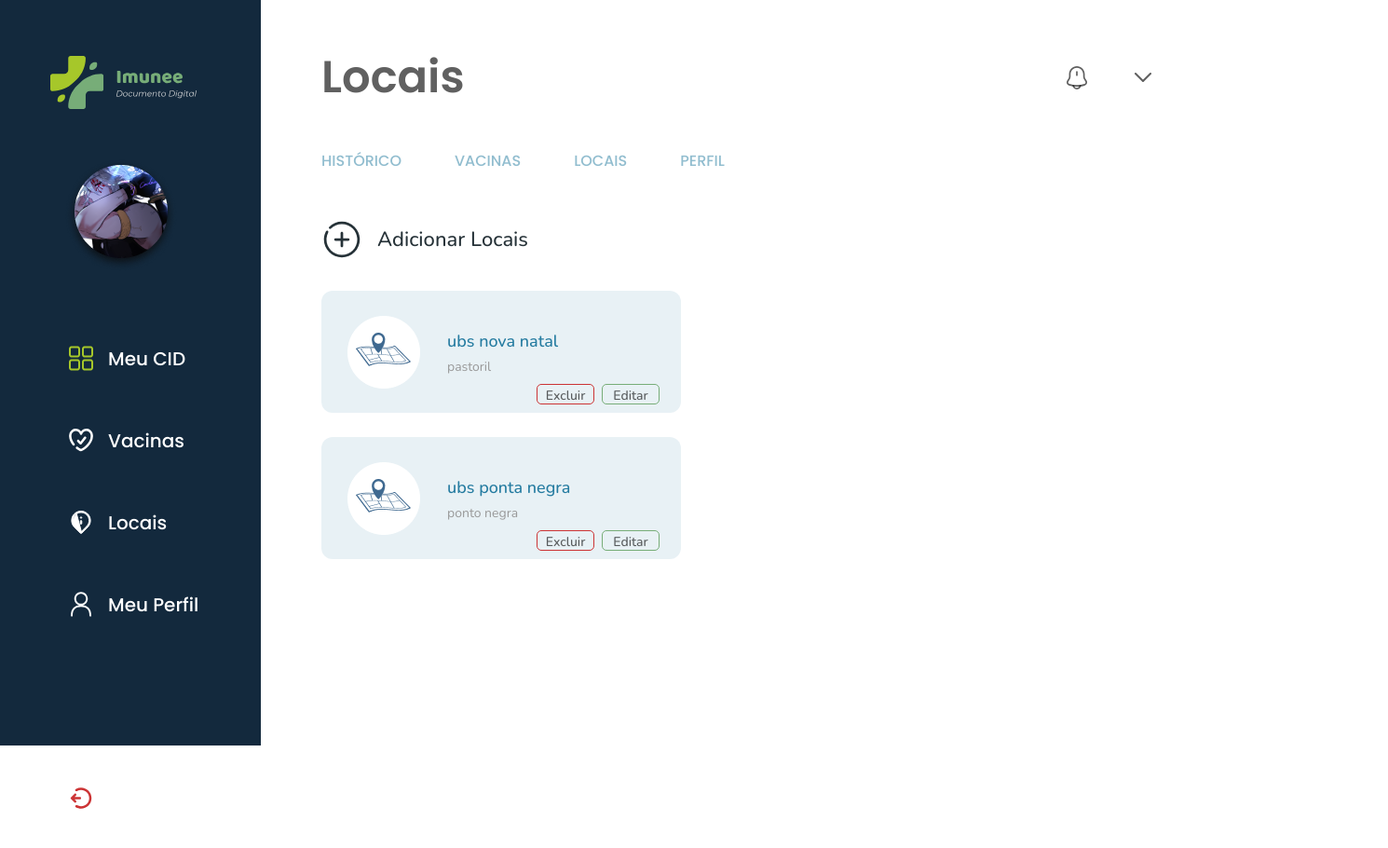
Page /locais on the committed database.
### models.py (models this page shows, shortened)
class Local(db.Model):
  __tablename__="local"
  id = db.Column(db.Integer, primary_key = True)
  nome_local = db.Column(db.String(100))
  endereco = db.Column(db.String(100))

### main.py (the view)
@app.route('/locais')
def locais():
  local = Local.query.all()
  return render_template('local.html', local=local)

### templates/local.html (shortened to what this page needs)
<!DOCTYPE html>
<html lang="pt-br">
<head>
    <link rel="stylesheet" href="/static/css/locaisCa.css">
</head>
<body>
  {%extends 'menu.html'%}
  {%block conteudo%}
    <main class="container">
        <section class="cima">
            <h1>Locais</h1>
            <div class="direita">
                <img src="/static/assets/img/notification.svg" alt="icone de notificações">
                <img src="/static/assets/img/seta.svg" alt="icone de seta">
            </div>
            <nav class="ancoras">
                <ul>
                    <li class="item"><a href="/dashboard">Histórico</a></li>
                    <li class="item"><a href="/vacinas">Vacinas</a></li>
                    <li class="item"><a href="/locais">Locais</a></li>
                    <li class="item"><a href="#">Perfil</a></li>
        </section>
        <a class="adicionar" href="/calocais"><img src="/static/assets/img/adicionar.svg" alt="icone de adicionar">Adicionar Locais</a>
        <section class="baixo-box">
            <div class= "local">
                {% for l in local %}
                    <div class="locais">
                        <img src="/static/assets/img/local.png" alt="imagem de local">
                        <span class="nome">{{l.nome_local}}</span>
                        <span class="endereco">{{l.endereco}}</span>
                        <a class= 'excluir' href="/local/delete/{{l.id}}">Excluir</a>
                        <a class= 'editar'href="/local/update/{{l.id}}">Editar</a>
                    </div>
                {% endfor %}
            </div>
        </section>
    </main>
  {%endblock%}

### static/css/locaisCa.css (style rules this page uses)
* { padding: 0; margin: 0; }
body { font-family: 'Nunito', sans-serif; font-family: 'Poppins', sans-serif; color: rgba(255, 255, 255, 0.8); }
.container { position: absolute; width: 1135px; height: 976px; left: 280px; top: 0px; }
.cima > h1 { position: relative; top: 71px; left: 65px; font-family: Poppins; font-size: 48px; font-style: normal; font-weight: 600; line-height: 24px; color: rgba(11, 11, 11, 0.65); }
.cima .direita { position: relative; top: 43px; left: 865px; display: inline-flex; justify-content: center; align-items: center; gap: 22px; }
.ancoras > ul { position: relative; top: 100px; left: 65px; display: inline-flex; align-items: flex-start; list-style: none; flex-direction :row; gap: 37px; width: 100%; }
.ancoras > ul li { list-style: none; display: inline-block; }
.ancoras > ul li a { font-size: 16px; line-height: 24px; font-weight: 500; text-decoration: none; text-transform: uppercase; padding-right: 20px; color: rgba(36, 123, 160, 0.5); position: relative; }
.ancoras > ul li a::after { content: ""; width: 0px; height: 3px; background-color: #247BA0; position: absolute; top: 20px; left: 0; transition: width 0.5s; }
.container > .adicionar { position: relative; top: 150px; left: 65px; display: inline-flex; align-items: center; gap: 16px; color: #263238; font-family: Nunito; font-size: 22px; font-style: normal; font-weight: 500; line-height: 24px; text-decoration: none; }
.baixo-box { position: absolute; }
.local { height: 0px; width: 0px; }
.locais { position: relative; top: 150px; left: 65px; width: 386px; height: 131px; border-radius: 12px; background: rgba(36, 123, 160, 0.10); transition: ease-in-out 0.2s; display: inline-block; margin-top: 26px; }
.locais > img { position: relative; top: 27px; left: 28px; }
.locais .nome { position: absolute; top: 42px; left: 135px; color: #247BA0; font-family: Nunito; font-size: 18px; font-style: normal; font-weight: 500; line-height: 24px; }
.locais .endereco { position: absolute; top: 70px; left: 135px; color: #999; font-family: Nunito; font-size: 14px; font-style: normal; font-weight: 400; line-height: 24px; }
.locais .excluir { position: absolute; top: 100px; left: 231px; width: 60px; height: 20px; border-radius: 5px; border: 1px solid #CC3334; color: rgba(11, 11, 11, 0.65); font-family: Nunito; font-size: 14px; font-style: normal; font-weight: 500; line-height: 24px; text-align: center; text-decoration: none; }
.locais .editar { position: absolute; top: 100px; left: 301px; width: 60px; height: 20px; border-radius: 5px; border: 1px solid #77AD78; color: rgba(11, 11, 11, 0.65); font-family: Nunito; font-size: 14px; font-style: normal; font-weight: 500; line-height: 24px; text-align: center; text-decoration: none; }

### static/css/menu.css (style rules this page uses)
* { padding: 0; margin: 0; }
body { font-family: 'Poppins', sans-serif; }

### rows in the picture
Local: nome_local "ubs nova natal", endereco "pastoril"
Local: nome_local "ubs ponta negra", endereco "ponto negra"
